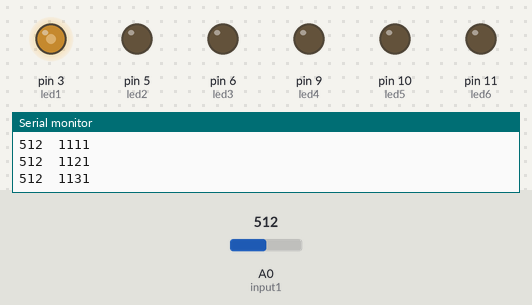
This sketch was run on a simulated Arduino Uno, built with avr-gcc and run on an emulated ATmega328P. On the bench: output pins drawn as LEDs (lit = HIGH), the last lines printed to the serial monitor. Inputs (shaded band) come from the test bench; at power-on: A0 (input1) = 512.

Above: at 1.2 s.
1.3 s: A0 (input1) set to 583
4.0 s: A0 (input1) set to 617
At 4.17 s:
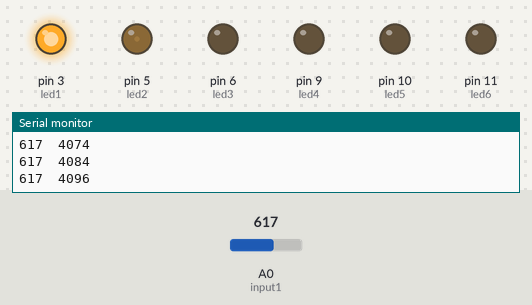
7.0 s: A0 (input1) set to 390
At 8.9 s:
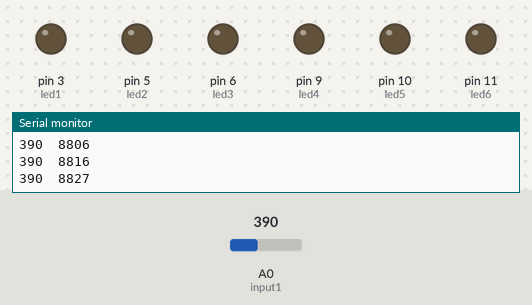
9.2 s: A0 (input1) set to 412
At 9.97 s:
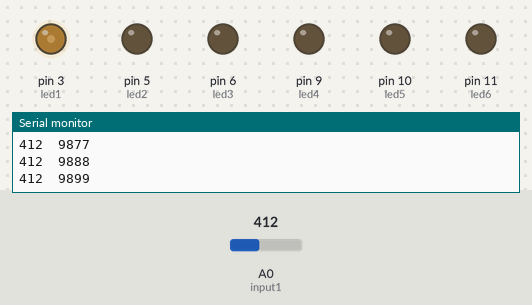
12.2 s: A0 (input1) set to 710
At 12.85 s:
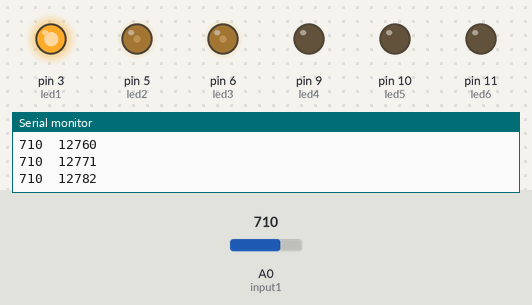
15.2 s: A0 (input1) set to 686
At 17.1 s:
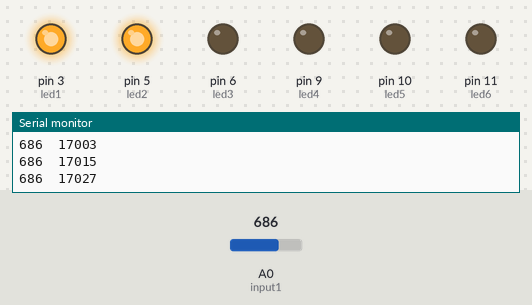
Timing chart, 0 to 18.5 s (numbered marks = the images above; inputs shaded):
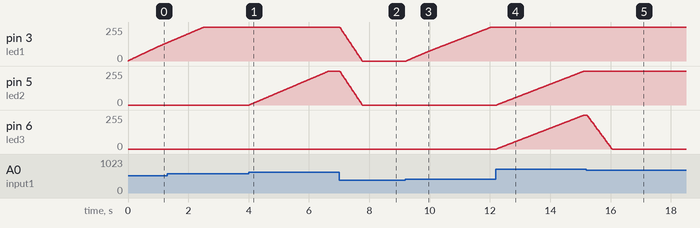

The sketch:

klpac.ino
```cpp
#define NUM_LIGHTS 6

//Set up pins
int input1 = A0;
int led1 = 3;
int led2 = 5;
int led3 = 6;
int led4 = 9;
int led5 = 10;
int led6 = 11;

unsigned long debounce_time = 500;  //Time between jumps to activate

unsigned long turn_on_time = 1024; // Time to fade on Light
unsigned long turn_off_time = 4864; // Time to fade off light

unsigned long rampUpStep = turn_on_time / 256;
unsigned long rampDownStep = turn_off_time / 256;

// Arrays for storing
int lights[NUM_LIGHTS];
int light_vals[NUM_LIGHTS];
int light_rampUp[NUM_LIGHTS];
int light_rampDown[NUM_LIGHTS];
unsigned long time[NUM_LIGHTS];


unsigned long dt;
int reading;

bool serial_debug = true;

void setup(){

  Serial.begin(9600);

  lights[0] = led1;
  lights[1] = led2;
  lights[2] = led3;
  lights[3] = led4;
  lights[4] = led5;
  lights[5] = led6;


  pinMode(led1,OUTPUT);
  pinMode(led2,OUTPUT);
  pinMode(led3,OUTPUT);
  pinMode(led4,OUTPUT);
  pinMode(led5,OUTPUT);
  pinMode(led6,OUTPUT);


  analogWrite(led1,0);
  analogWrite(led2,0);
  analogWrite(led3,0);
  analogWrite(led4,0);
  analogWrite(led5,0);
  analogWrite(led6,0);

  //Initialise arrays

  for(int i = 0; i < 6; i++){
    light_vals[i] = 0;
    light_rampUp[i] = 0;
    light_rampDown[i] = 1;
    time[i] = millis();

  }


}

void loop(){

  reading = analogRead(input1);

  if(reading > 400){
    light_rampUp[0]  = 1;

  }else{
    light_rampDown[0]  = 1;

  }
  if(reading > 600){
    light_rampUp[1]  = 1;

  }else{
    light_rampDown[1]  = 1;

  }

  if(reading > 700){
    light_rampUp[2]  = 1;

  }else{
    light_rampDown[2]  = 1;

  }
  if(reading > 800){
    light_rampUp[3]  = 1;

  }else{
    light_rampDown[3]  = 1;

  }

  if(reading > 950){
    light_rampUp[4]  = 1;

  }else{
    light_rampDown[4]  = 1;

  }
  if(reading > 1000){
    light_rampUp[5]  = 1;

  }else{
    light_rampDown[5]  = 1;

  }


  if(serial_debug){
    Serial.print(reading);
    Serial.print("\t");
    Serial.println(millis());
  }

  for(int i=0; i < NUM_LIGHTS; i++){

    dt = millis() - time[i];

    if(light_rampUp[i] && dt >= rampUpStep){
        light_vals[i] += 1;
        time[i] = millis();
    }

    if(!light_rampUp[i] && dt >= rampDownStep){
      light_vals[i] -= 2;
      if(light_rampDown[i] == 1){
        light_vals[i] -= 5;
      }
      time[i] = millis();
    }

    if(light_vals[i] > 254){
      light_vals[i] = 255;
      light_rampUp[i] = 0;

    }


    if(light_vals[i] < 1){
      light_vals[i] = 0;
      //light_rampDown[0] = 0;

    }

    analogWrite(lights[i], light_vals[i]);
  }


}
```

Measured:
- the behaviour switches between 600 and 601 on A0 (input1) (found by bisection; images 0 and 1)
- the behaviour switches between 400 and 401 on A0 (input1) (found by bisection; images 2 and 3)
- the behaviour switches between 701 and 700 on A0 (input1) (found by bisection; images 4 and 5)
- after the input at 4.0 s, pin 5 (led2): moves from 0/255 to 255/255 over 2.6 s, starting at once
- after the input at 7.0 s, pin 3 (led1), pin 5 (led2): moves from 255/255 to 0/255 over 0.75 s, starting at once
- after the input at 9.2 s, pin 3 (led1): moves from 0/255 to 255/255 over 2.8 s, starting at once
- after the input at 12.2 s, pin 5 (led2), pin 6 (led3): moves from 0/255 to 255/255 over 2.9 s, starting at once
- after the input at 15.2 s, pin 6 (led3): moves from 255/255 to 0/255 over 0.82 s, starting at once
